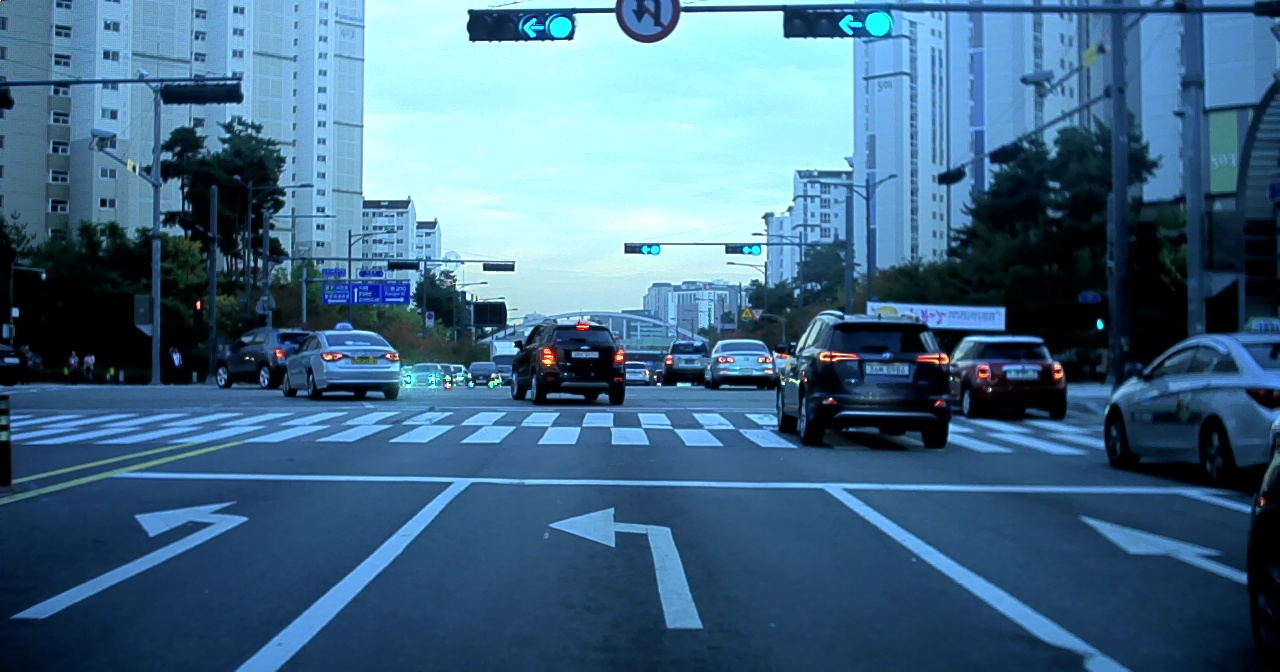
#> input picture Size/Geometric_Transform/image/test1.jpg, 1280 x 672 px, found by its file name
$ python orb.py
#> lines starting #> are read from the running program, lines starting #| are printed output that depends on the picture
import numpy as np
import cv2 as cv

img1 = cv.imread('test1.jpg', cv.IMREAD_GRAYSCALE)
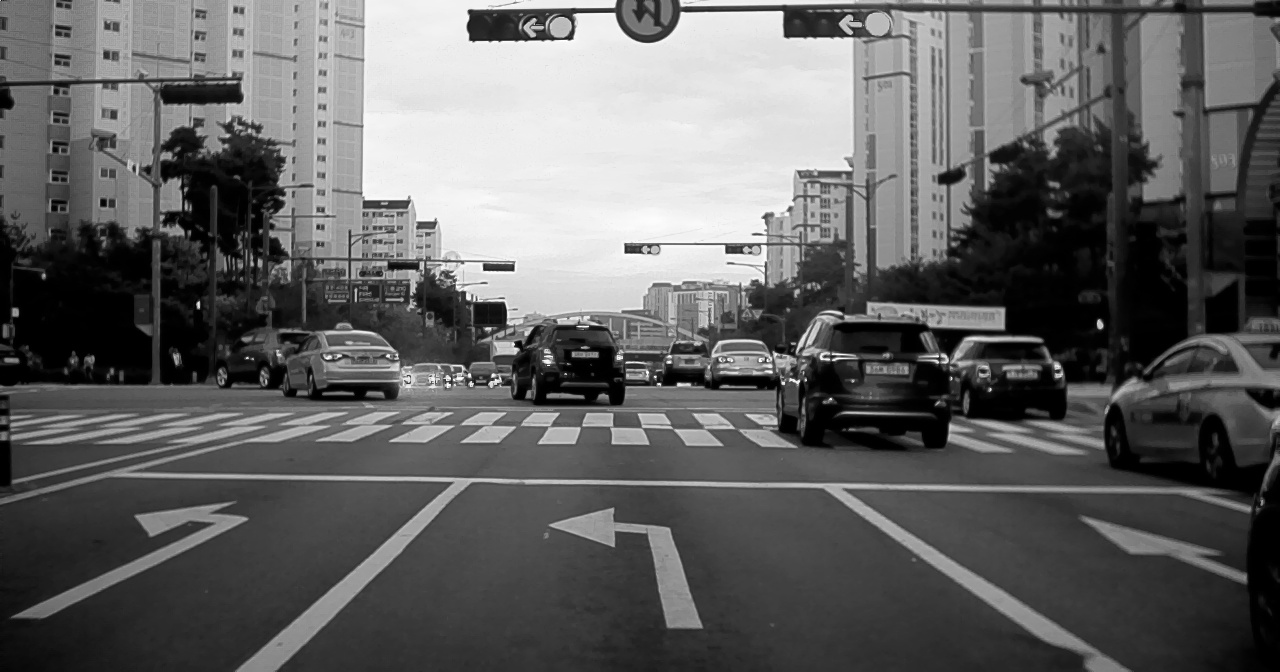
#> img1: shape (672, 1280); min 0, max 255, mean 97.9
img2 = cv.imread('test2.jpg', cv.IMREAD_GRAYSCALE)
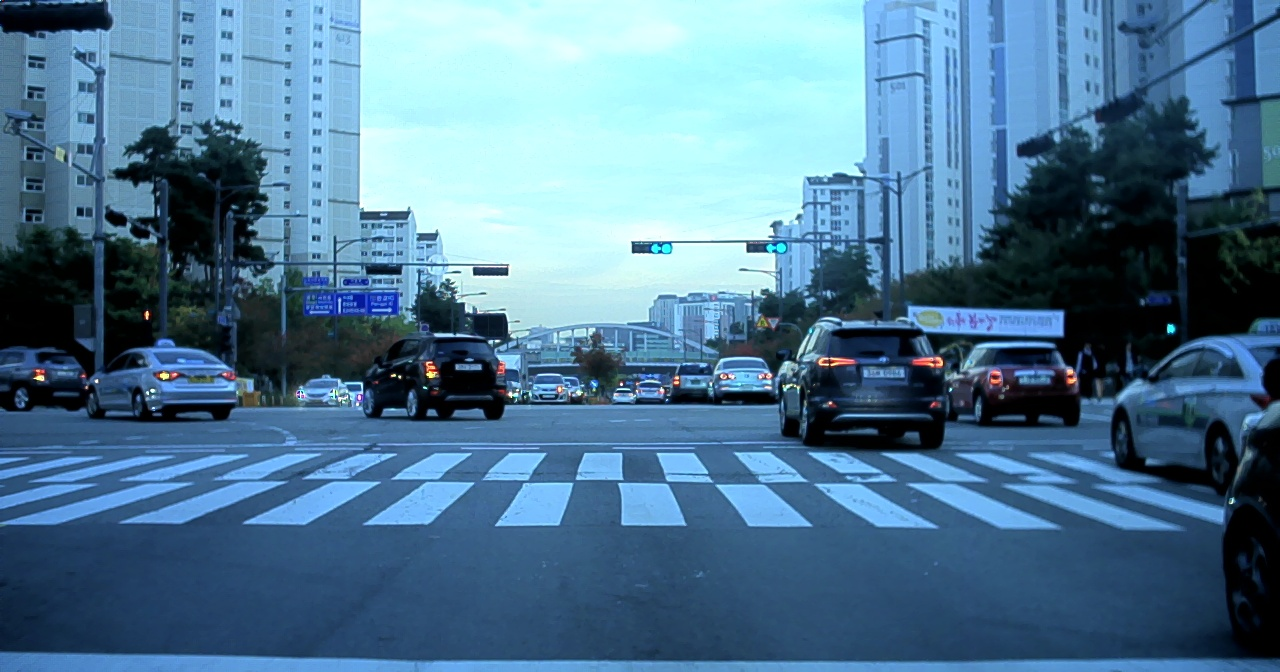
#> input picture Size/Geometric_Transform/image/test2.jpg, 1280 x 672 px, found by its file name
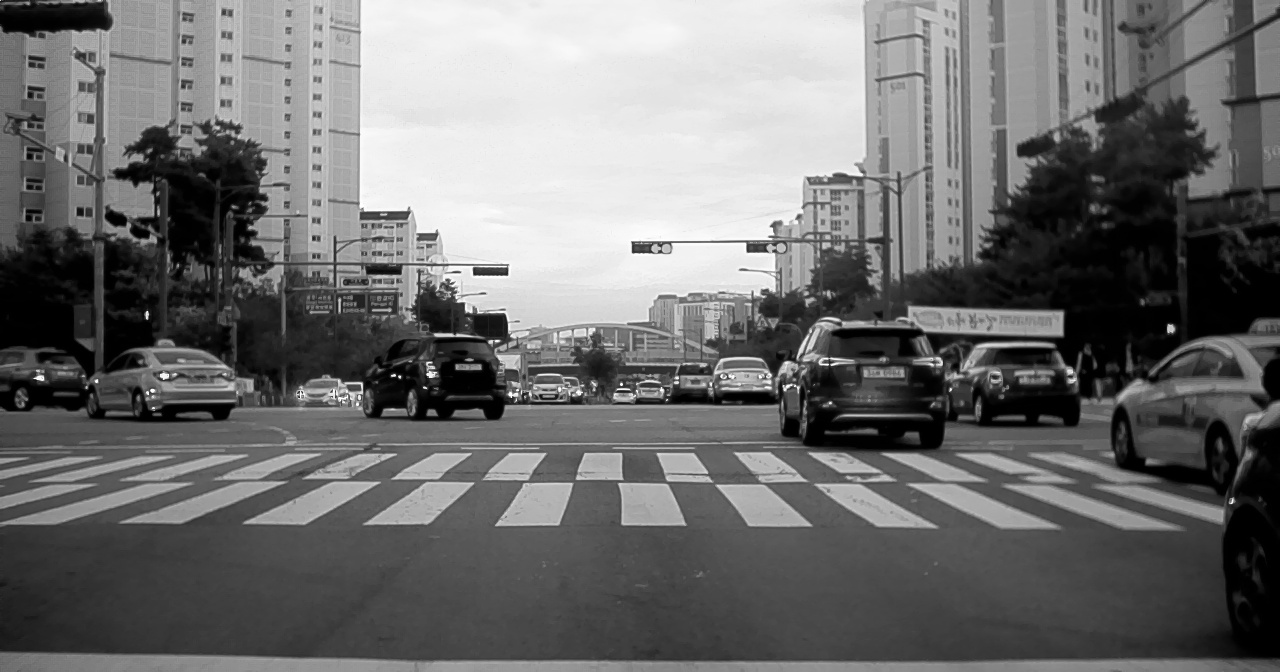
#> img2: shape (672, 1280); min 0, max 255, mean 110

resize_image1 = cv.resize(img1, dsize=(0, 0), fx=0.6, fy=0.6,
                          interpolation=cv.INTER_AREA)

resize_image2 = cv.resize(img2, dsize=(0, 0), fx=0.6, fy=0.6,
                          interpolation=cv.INTER_AREA)
# Initiate ORB detector
orb = cv.ORB_create()

# find the keypoints with ORB
kp1, des1 = orb.detectAndCompute(resize_image1, None)
#> kp1 = 500 keypoints; strongest (x, y, size): (307, 161, 31), (478, 229, 31), (290, 161, 31), (660, 196, 31)
kp2, des2 = orb.detectAndCompute(resize_image2, None)
#> kp2 = 500 keypoints; strongest (x, y, size): (702, 198, 31), (702, 196, 37.2), (303, 164, 31), (379, 148, 37.2)

# create BFMatcher object
bf = cv.BFMatcher(cv.NORM_HAMMING, crossCheck=True)
# Match descriptors.
matches = bf.match(des1, des2)
#> matches = 189 matches
# Sort them in the order of their distance.
matches = sorted(matches, key=lambda x: x.distance)
# Draw first 30 matches.
img3 = cv.drawMatches(resize_image1, kp1, resize_image2, kp2,
                      matches[:30], None, flags=cv.DrawMatchesFlags_NOT_DRAW_SINGLE_POINTS)
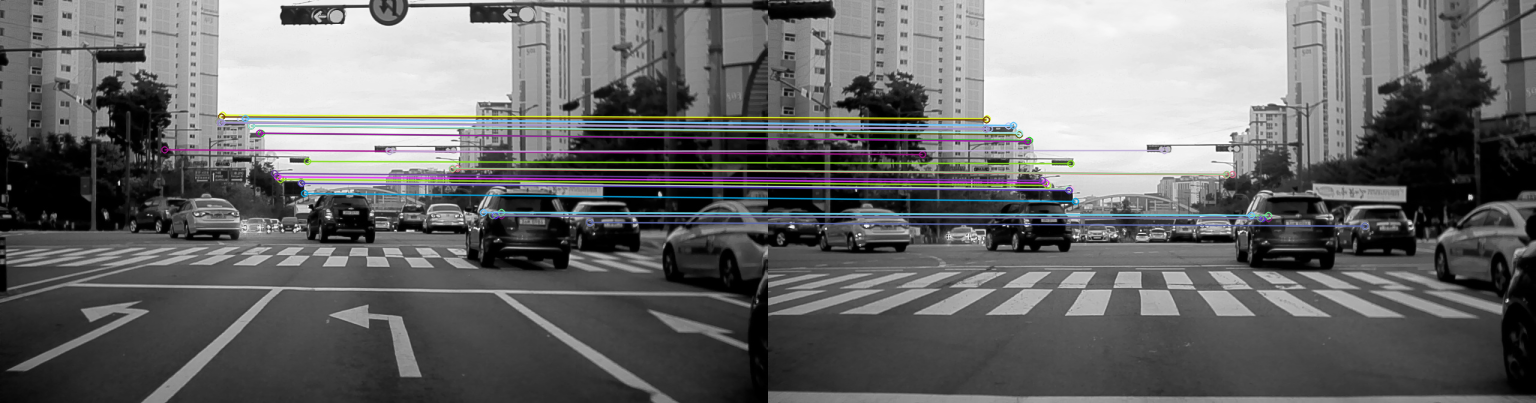
#> img3: shape (403, 1536, 3); mean of channels 0, 1, 2 106.3, 105.8, 105.6; drawn as B, G, R

cv.imshow('Image', img3)
cv.waitKey(0)
cv.destroyAllWindows()
